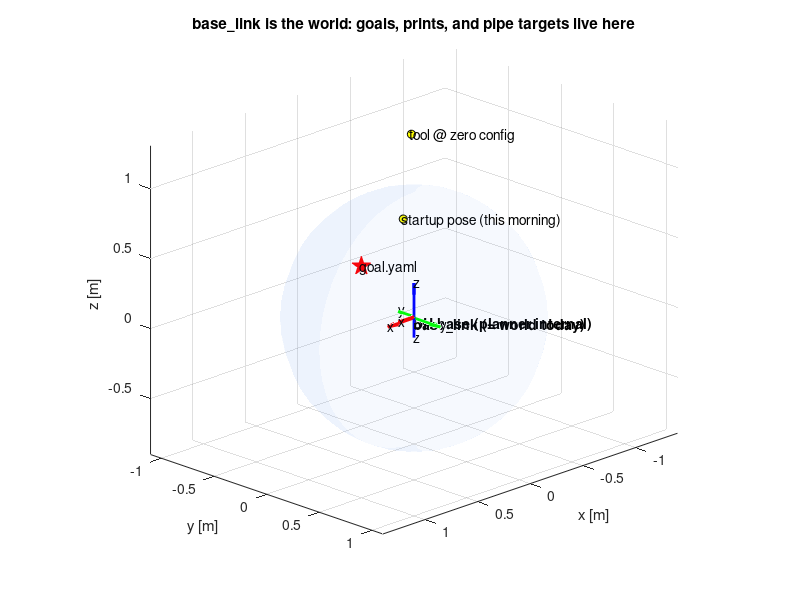

Source code (MATLAB):
% show_frames.m — the coordinate frames of the Stage 2 pipeline, drawn in
% base_link (the "world" of goal.yaml, controller prints, pipe targets).
% Run:  show_frames
function show_frames()
    figure('Name', 'HumanSL frames (right arm, base_link)'); hold on; grid on;

    % base_link: the working frame. Origin = right-arm base. z up.
    draw_triad(eye(3), [0 0 0], 0.25, 'base\_link (= world today)');

    % Planner's DH base frame (Kinova Table 94): 180 deg about x wrt
    % base_link — y and z sign-flip. Drawn slightly offset so both triads
    % are visible; physically they share the origin.
    Rx180 = [1 0 0; 0 -1 0; 0 0 -1];
    draw_triad(Rx180, [0.02 0.02 0.02], 0.15, 'DH base (planner internal)');

    % Reference points, metres, base_link — measured 2026-08-05.
    pts = [ 0.0    -0.0246  1.3073;   % tool at zero configuration
            0.0826 -0.0195  0.7236];  % measured startup pose, morning run
    labels = {'tool @ zero config', 'startup pose (this morning)'};
    for i = 1:size(pts,1)
        plot3(pts(i,1), pts(i,2), pts(i,3), 'ko', 'MarkerFaceColor', 'y');
        text(pts(i,1)+0.02, pts(i,2), pts(i,3), labels{i});
    end

    % Your current goal.yaml goal — edit to match the file.
    goal = [0.5 0.0 0.5];
    plot3(goal(1), goal(2), goal(3), 'rp', 'MarkerSize', 14, 'MarkerFaceColor', 'r');
    text(goal(1)+0.02, goal(2), goal(3), 'goal.yaml');

    % Reach envelope, to eyeball feasibility: ~0.9 m sphere about base_link.
    [sx, sy, sz] = sphere(24);
    surf(0.9*sx, 0.9*sy, 0.9*sz, 'FaceAlpha', 0.05, ...
         'EdgeAlpha', 0.1, 'FaceColor', [0.3 0.5 0.9]);

    xlabel('x [m]'); ylabel('y [m]'); zlabel('z [m]');
    axis equal; view(135, 20);
    title('base\_link is the world: goals, prints, and pipe targets live here');
end

function draw_triad(R, o, len, name)
    c = {'r', 'g', 'b'};                 % x red, y green, z blue
    ax = {'x', 'y', 'z'};
    for k = 1:3
        v = R(:,k) * len;
        quiver3(o(1), o(2), o(3), v(1), v(2), v(3), 0, c{k}, 'LineWidth', 2);
        text(o(1)+v(1), o(2)+v(2), o(3)+v(3), ax{k});
    end
    text(o(1), o(2), o(3)-0.05, name, 'FontWeight', 'bold');
end
